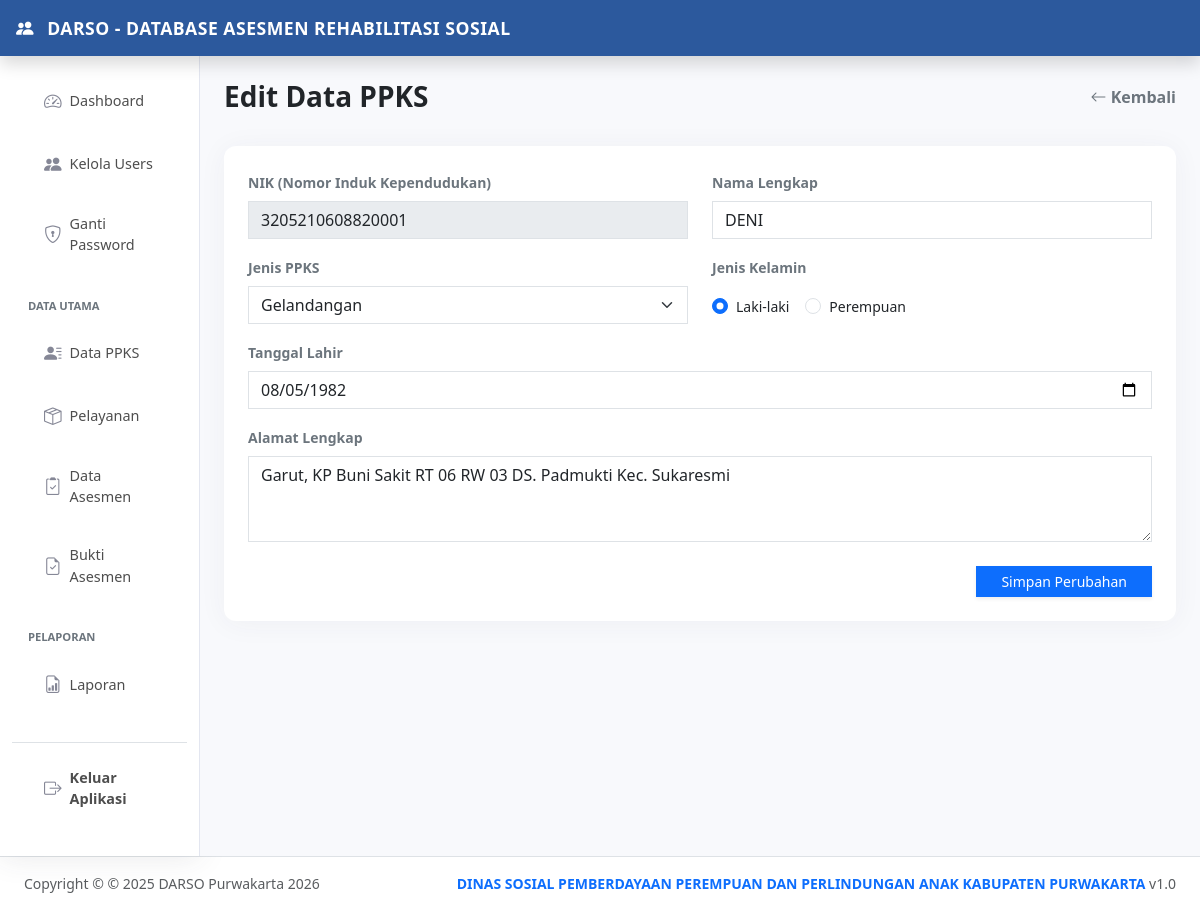
The page /pasien/edit-pasien.php?id=3205210608820001 (signed in) on the database its author committed.
### tables this page shows
CREATE TABLE `tbl_ppks` (
  `nik` varchar(16) NOT NULL,
  `nama_ppks` varchar(100) NOT NULL,
  `tgl_lahir` date NOT NULL,
  `jk` enum('L','P') NOT NULL,
  `alamat` text NOT NULL,
  `jenis_ppks` varchar(50) NOT NULL
);

### pasien/edit-pasien.php (the view, shortened to what this page needs)
<?php
require '../templates/header.php';
require '../templates/sidebar.php';
$id = $_GET['id'];
$query = mysqli_query($koneksi, "SELECT * FROM tbl_ppks WHERE nik = '$id'");
$data = mysqli_fetch_assoc($query);
?>
<main class="col-md-9 ms-sm-auto col-lg-10 px-md-4 min-vh-100" style="background-color: #f8f9fc;">
  <div class="d-flex justify-content-between align-items-center pt-4 pb-3 mb-3">
    <h3 class="fw-bold text-dark mb-0">Edit Data PPKS</h3>
    <a href="index.php" class="text-decoration-none text-secondary fw-bold">
      <i class="bi bi-arrow-left"></i> Kembali
    </a>
  </div>
  <div class="card border-0 shadow-sm rounded-0">
    <div class="card-body p-4">
      <form action="proses-pasien.php" method="POST">
        <div class="row mb-3">
            <div class="col-md-6">
                <label class="form-label small fw-bold text-secondary">NIK (Nomor Induk Kependudukan)</label>
                <input type="text" name="nik" class="form-control rounded-0" value="<?= $data['nik'] ?>" readonly style="background-color: #e9ecef;">
            </div>
            <div class="col-md-6">
                <label class="form-label small fw-bold text-secondary">Nama Lengkap</label>
                <input type="text" name="nama" class="form-control rounded-0" value="<?= $data['nama_ppks'] ?>" required>
            </div>
        </div>
        <div class="row mb-3">
            <div class="col-md-6">
                <label class="form-label small fw-bold text-secondary">Jenis PPKS</label>
                <select name="jenis_ppks" class="form-select rounded-0" required>
                    <option value="Gelandangan" <?= $data['jenis_ppks'] == 'Gelandangan' ? 'selected' : '' ?>>Gelandangan</option>
                </select>
            </div>
            <div class="col-md-6">
                <label class="form-label small fw-bold text-secondary">Jenis Kelamin</label>
                <div class="d-flex gap-3 mt-2">
                    <div class="form-check">
                        <input class="form-check-input" type="radio" name="jk" value="L" <?= $data['jk'] == 'L' ? 'checked' : '' ?>>
                        <label class="form-check-label small">Laki-laki</label>
                    </div>
                    <div class="form-check">
                        <input class="form-check-input" type="radio" name="jk" value="P" <?= $data['jk'] == 'P' ? 'checked' : '' ?>>
                        <label class="form-check-label small">Perempuan</label>
                    </div>
                </div>
            </div>
        </div>
        <div class="mb-3">
             <label class="form-label small fw-bold text-secondary">Tanggal Lahir</label>
             <input type="date" name="tgl_lahir" class="form-control rounded-0" value="<?= isset($data['tgl_lahir']) ? $data['tgl_lahir'] : '' ?>">
        </div>
        <div class="mb-4">
            <label class="form-label small fw-bold text-secondary">Alamat Lengkap</label>
            <textarea name="alamat" class="form-control rounded-0" rows="3" required><?= $data['alamat'] ?></textarea>
        </div>
        <div class="d-flex justify-content-end">
            <button type="submit" name="edit" class="btn btn-primary btn-sm px-4 rounded-0 shadow-sm">
                Simpan Perubahan
            </button>
        </div>
      </form>
    </div>
  </div>
</main>
<?php require '../templates/footer.php'; ?>

### templates/header.php (style rules this page uses)
:root { color-scheme: light !important; var(--warna-utama): #2c599d; var(--warna-hover): #1e3d6b; }
body { background-color: #f0f2f5 !important; color: #333 !important; }
.card { border: none !important; border-radius: 12px !important; box-shadow: 0 0.15rem 1.75rem 0 rgba(58, 59, 69, 0.05) !important; }

### rows shown on the page
tbl_ppks: nik "3205210608820001", nama "DENI", jenis_ppks "Gelandangan", jk "☑", tgl_lahir "08/05/1982", alamat "Garut, KP Buni Sakit RT 06 RW 03 DS. Padmukti Kec. Sukaresmi"
